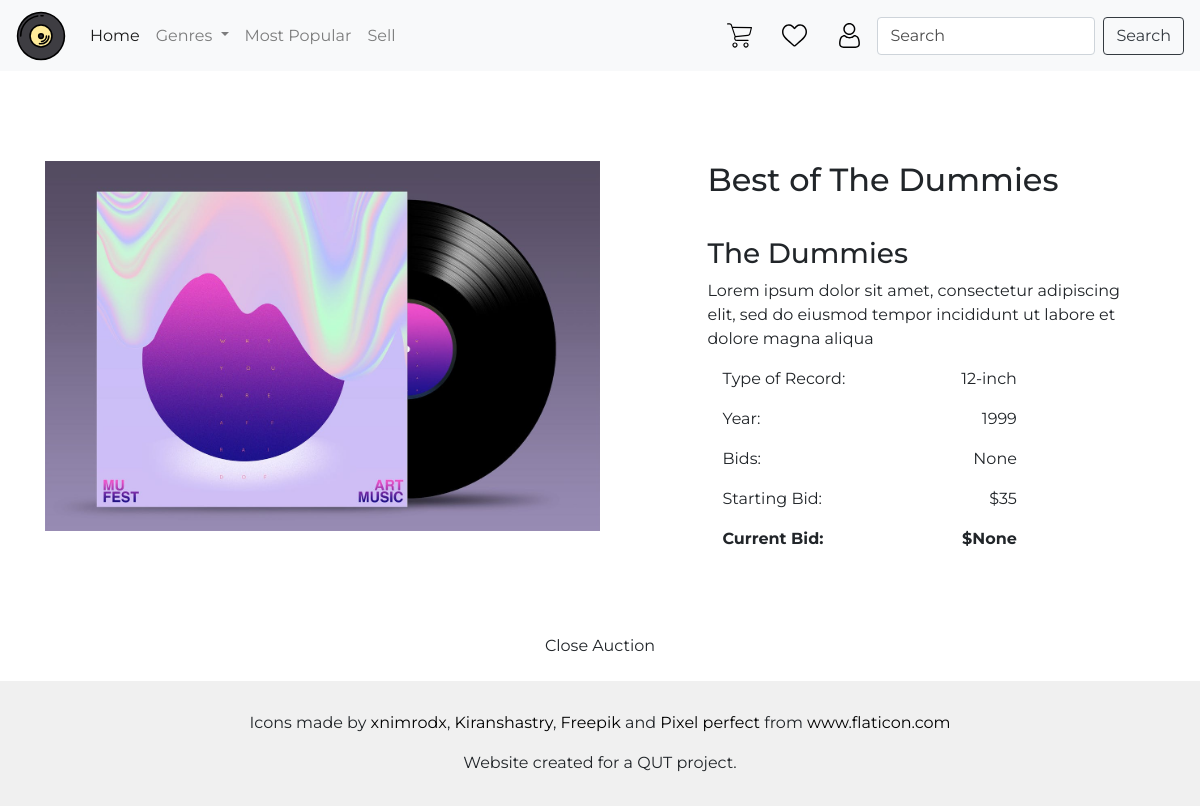
Page /item/4 (signed in) on the committed database.
### auction/models.py (models this page shows, shortened)
class Item(db.Model):
    __tablename__ = 'items'
    id = db.Column(db.Integer, primary_key=True)
    name = db.Column(db.String(100), index=True, nullable=False)
    description = db.Column(db.String(200), nullable=False)
    artist = db.Column(db.String(100), index=True, nullable=False)
    genre = db.Column(db.String(80), index=True, nullable=False)
    year = db.Column(db.Integer, nullable=False)
    designation = db.Column(db.String(80), nullable=False)
    image = db.Column(db.String(400), nullable=False)
    starting_value = db.Column(db.Integer, nullable=False)
    current_value = db.Column(db.Integer, nullable=False)
    bid_number = db.Column(db.Integer, nullable=True)
    status = db.Column(db.String(80), index=True, nullable=False)
    user_id = db.Column(db.Integer, db.ForeignKey('users.id'))
    date_posted = db.Column(db.String, nullable=False)
    watchlists = db.relationship('Watchlist', backref='items')
    bids = db.relationship('Bid', backref='items')

### auction/auth.py (the view)
@bp2.route("/<id>")
def show(id):
    seller = False
    if current_user.get_id() != None :
        user = int(current_user.get_id())
        try:
            itemUserId = int(Item.query.get(id).user_id)
            seller = (itemUserId == user)
        except:
            seller = False
    details = Item.query.filter_by(id=id).first()
    if seller:
        details = Item.query.filter_by(id=id).first()
        active_bids = Bid.query.filter_by(id=id).first()
        form = CloseAuctionForm()
        return render_template('seller_details.html', active_bids=active_bids, details=details, form=form)
    else:
        form = BidForm()
        details = Item.query.filter_by(id=id).first()
        return render_template('item_details.html', details=details, form=form)

### auction/forms.py
class CloseAuctionForm(FlaskForm):
    submit = SubmitField("Close Auction")

### auction/templates/seller_details.html (shortened to what this page needs)
{% import "bootstrap/wtf.html" as wtf %}
{% block content %}
<div class="row def-padding space-between">
    <div class="col-lg-6 col-xs-12 top-btm-padding">
        <img class="img-fluid" src={{details.image}} alt="Record Image">
    </div>
    <div class="col-lg-5 col-xs-12 col-sm-12 col-md-12">
        <h2 class="top-btm-padding">{{details.name}}</h2>
        <h3>{{details.artist}}</h3>
        <p class="card-text">{{details.description}}</p>
        <div class="space-between col-lg-9 col-md-10 col-sm-12">
            <p>Type of Record: </p>
            <p>{{details.designation}}</p>
        </div>
        <div class="space-between col-lg-9 col-md-10 col-sm-12">
            <p>Year: </p>
            <p>{{details.year}}</p>
        </div>
        <div class="space-between col-lg-9 col-md-10 col-sm-12">
            <p>Bids: </p>
            <p>{{details.bid_number}}</p>
        </div>
        <div class="space-between col-lg-9 col-md-10 col-sm-12">
            <p>Starting Bid: </p>
            <p>${{details.starting_value}}</p>
        </div>
        <div class="space-between col-lg-9 col-md-10 col-sm-12 font-weight-bold">
            <p>Current Bid: </p>
            <p>${{details.bid_number}}</p>
        </div>
    </div>
</div>
<div class="col-12 justify-center space-between">
    {{wtf.quick_form(form,
        "/item/{0}/bid".format(details.id))}}
</div>
{% endblock %}

### auction/static/styles/style.css (style rules this page uses)
* { font-family: Montserrat; }
.def-padding { padding: 60px; }
.top-btm-padding { padding: 30px 0 30px 0; }
.space-between { display: flex; justify-content: space-between; }
.justify-center { display: flex; justify-content: center; }
::placeholder { color: rgba(0,0,0,0.7) !important; opacity: 1; }

### rows in the picture
Item: image (picture), name "Best of The Dummies", artist "The Dummies", description "Lorem ipsum dolor sit amet, consectetur adipiscing elit, sed do eiusmod tempor incididunt ut labore et dolore magna aliqua", designation "12-inch", year "1999", bid_number "None", starting_value "35"
